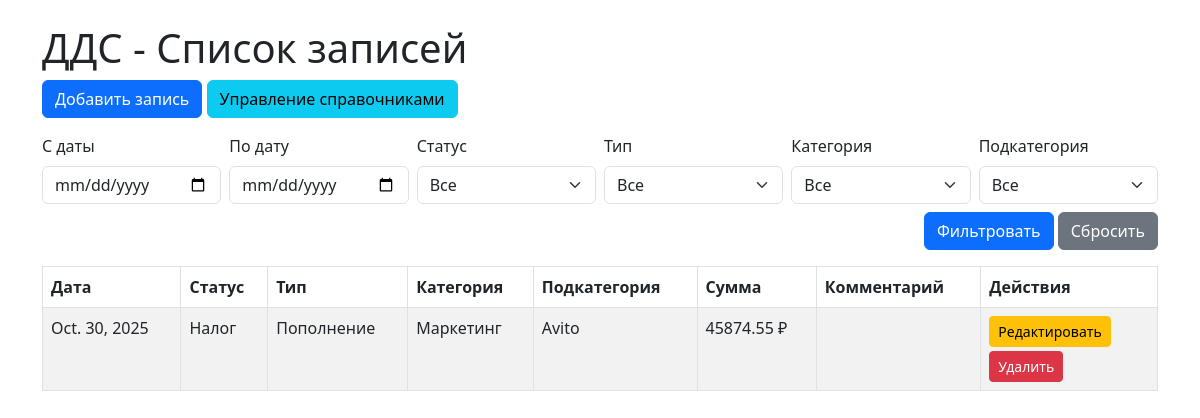
The app's page /, older data.
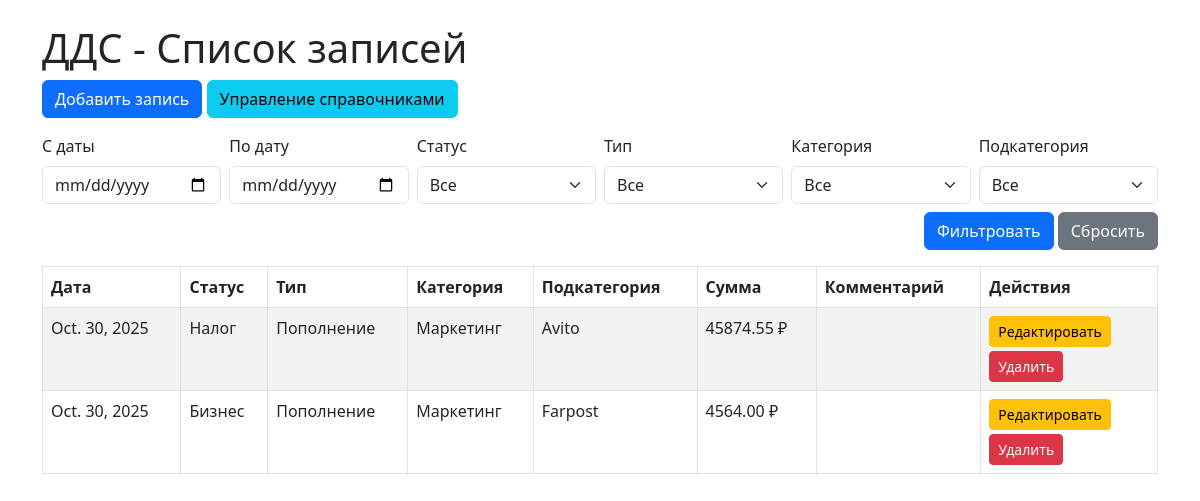
The same page, newer data.
### finance/models.py (models this page shows, shortened)
class CashFlowRecord(models.Model):
    date = models.DateField(default=timezone.now)
    status = models.ForeignKey(Status, on_delete=models.PROTECT, related_name="records")
    type = models.ForeignKey(Type, on_delete=models.PROTECT, related_name="records")
    category = models.ForeignKey(
        Category, on_delete=models.PROTECT, related_name="records"
    )
    subcategory = models.ForeignKey(
        SubCategory, on_delete=models.PROTECT, related_name="records"
    )
    amount = models.DecimalField(max_digits=12, decimal_places=2)
    comment = models.TextField(blank=True, null=True)
    class Meta:
        verbose_name = "Запись ДДС"
        verbose_name_plural = "Записи ДДС"
        ordering = ["-date"]

class Status(models.Model):
    name = models.CharField(max_length=100, unique=True)
    class Meta:
        verbose_name = "Статус"
        verbose_name_plural = "Статусы"

class Type(models.Model):
    name = models.CharField(max_length=100, unique=True)
    class Meta:
        verbose_name = "Тип"
        verbose_name_plural = "Типы"

class Category(models.Model):
    name = models.CharField(max_length=100)
    type = models.ForeignKey(Type, on_delete=models.CASCADE, related_name="categories")
    class Meta:
        verbose_name = "Категория"
        verbose_name_plural = "Категории"
        unique_together = ("name", "type")

class SubCategory(models.Model):
    name = models.CharField(max_length=100)
    category = models.ForeignKey(
        Category, on_delete=models.CASCADE, related_name="subcategories"
    )
    class Meta:
        verbose_name = "Подкатегория"
        verbose_name_plural = "Подкатегории"
        unique_together = ("name", "category")

### finance/views.py (the view)
# urls.py: path("", views.records_list, name="records_list"),
def records_list(request):
    records = CashFlowRecord.objects.all().order_by("-date")
    date_from = request.GET.get("date_from")
    date_to = request.GET.get("date_to")
    status_id = request.GET.get("status")
    type_id = request.GET.get("type")
    category_id = request.GET.get("category")
    subcategory_id = request.GET.get("subcategory")
    if date_from:
        records = records.filter(date__gte=date_from)
    if date_to:
        records = records.filter(date__lte=date_to)
    if status_id:
        records = records.filter(status_id=status_id)
    if type_id:
        records = records.filter(type_id=type_id)
    if category_id:
        records = records.filter(category_id=category_id)
    if subcategory_id:
        records = records.filter(subcategory_id=subcategory_id)
    context = {
        "records": records,
        "statuses": Status.objects.all(),
        "types": Type.objects.all(),
        "categories": Category.objects.all(),
        "subcategories": SubCategory.objects.all(),
        "filters": {
            "date_from": date_from,
            "date_to": date_to,
            "status_id": status_id,
            "type_id": type_id,
            "category_id": category_id,
            "subcategory_id": subcategory_id,
        },
    }
    return render(request, "finance/index.html", context)

### finance/templates/finance/index.html (shortened to what this page needs)
{% load static %}
<!DOCTYPE html>
<html>
  <head>
    <link rel="stylesheet"
          href="https://cdn.jsdelivr.net/npm/bootstrap@5.3.0/dist/css/bootstrap.min.css">
  </head>
  <body>
    <div class="container mt-4">
      <h1>ДДС - Список записей</h1>
      <a href="{% url 'record_add' %}" class="btn btn-primary mb-3">Добавить запись</a>
      <a href="{% url 'reference_manage' %}" class="btn btn-info mb-3">Управление справочниками</a>
      <form method="get" class="row g-2 mb-3">
        <div class="col-md-2">
          <label class="form-label">С даты</label>
          <input type="date"
                 name="date_from"
                 value="{{ filters.date_from }}"
                 class="form-control">
        </div>
        <div class="col-md-2">
          <label class="form-label">По дату</label>
          <input type="date"
                 name="date_to"
                 value="{{ filters.date_to }}"
                 class="form-control">
        </div>
        <div class="col-md-2">
          <label class="form-label">Статус</label>
          <select name="status" class="form-select">
            <option value="">Все</option>
          </select>
        </div>
        <div class="col-md-2">
          <label class="form-label">Тип</label>
          <select name="type" class="form-select">
            <option value="">Все</option>
          </select>
        </div>
        <div class="col-md-2">
          <label class="form-label">Категория</label>
          <select name="category" class="form-select">
            <option value="">Все</option>
          </select>
        </div>
        <div class="col-md-2">
          <label class="form-label">Подкатегория</label>
          <select name="subcategory" class="form-select">
            <option value="">Все</option>
          </select>
        </div>
        <div class="col-md-12 text-end mt-2">
          <button type="submit" class="btn btn-primary">Фильтровать</button>
          <a href="{% url 'records_list' %}" class="btn btn-secondary">Сбросить</a>
        </div>
      </form>
      <table class="table table-bordered table-striped">
        <thead>
          <tr>
            <th>Дата</th>
            <th>Статус</th>
            <th>Тип</th>
            <th>Категория</th>
            <th>Подкатегория</th>
            <th>Сумма</th>
            <th>Комментарий</th>
            <th>Действия</th>
          </tr>
        </thead>
        <tbody>
          {% for record in records %}
            <tr>
              <td>{{ record.date }}</td>
              <td>{{ record.status.name }}</td>
              <td>{{ record.type.name }}</td>
              <td>{{ record.category.name }}</td>
              <td>{{ record.subcategory.name }}</td>
              <td>{{ record.amount }} ₽</td>
              <td>{{ record.comment }}</td>
              <td>
                <a href="{% url 'record_edit' record.id %}"
                   class="btn btn-sm btn-warning me-2 mb-1">Редактировать</a>
                <form action="{% url 'record_delete' record.id %}" method="post">
                  <button type="submit"
                          class="btn btn-danger btn-sm"
                          onclick="return confirm('Вы уверены, что хотите удалить эту запись?');">Удалить</button>
                </form>
              </td>
            </tr>
          {% empty %}
            <tr>
              <td colspan="8" class="text-center">Записей пока нет</td>
            </tr>
          {% endfor %}
        </tbody>
      </table>
    </div>
  </body>
</html>

Row changes from the older to the newer data that the page shows:
added CashFlowRecord: date "Oct. 30, 2025", status.name "Бизнес", type.name "Пополнение", category.name "Маркетинг", subcategory.name "Farpost", amount "4564.00"
